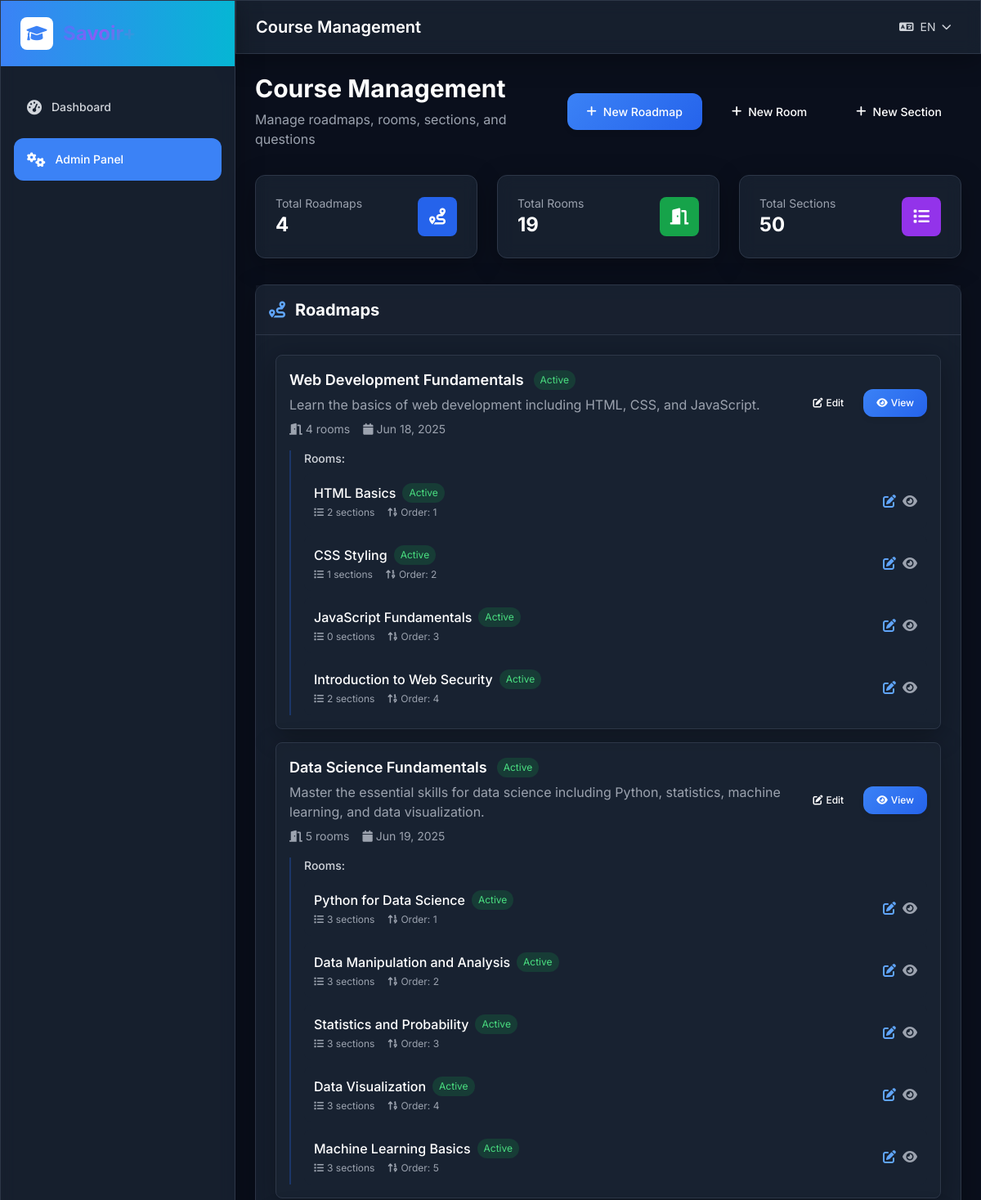
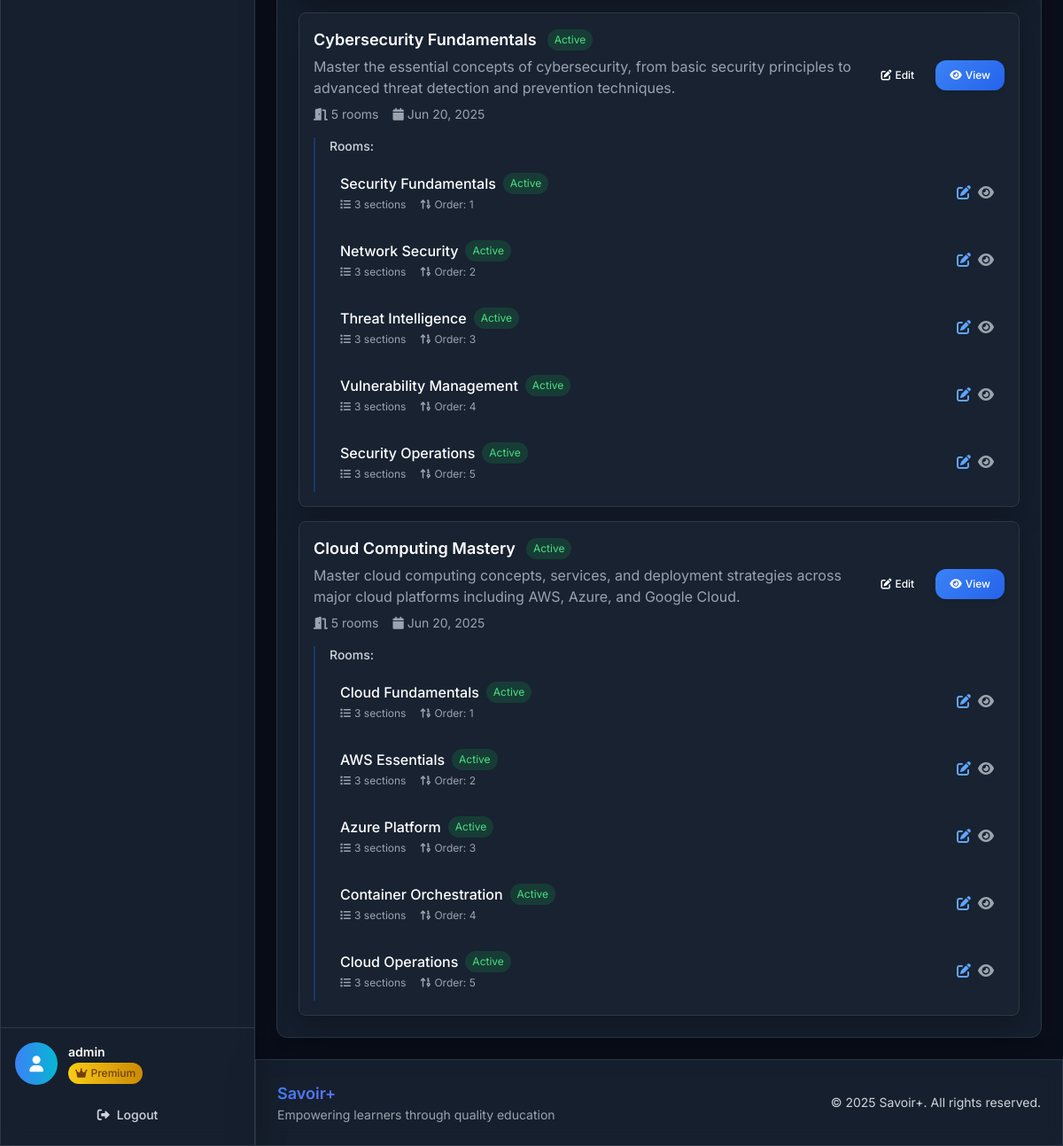
/manage/courses/ (signed in), run on an earlier commit of the app's database (2 pictures, top to bottom).
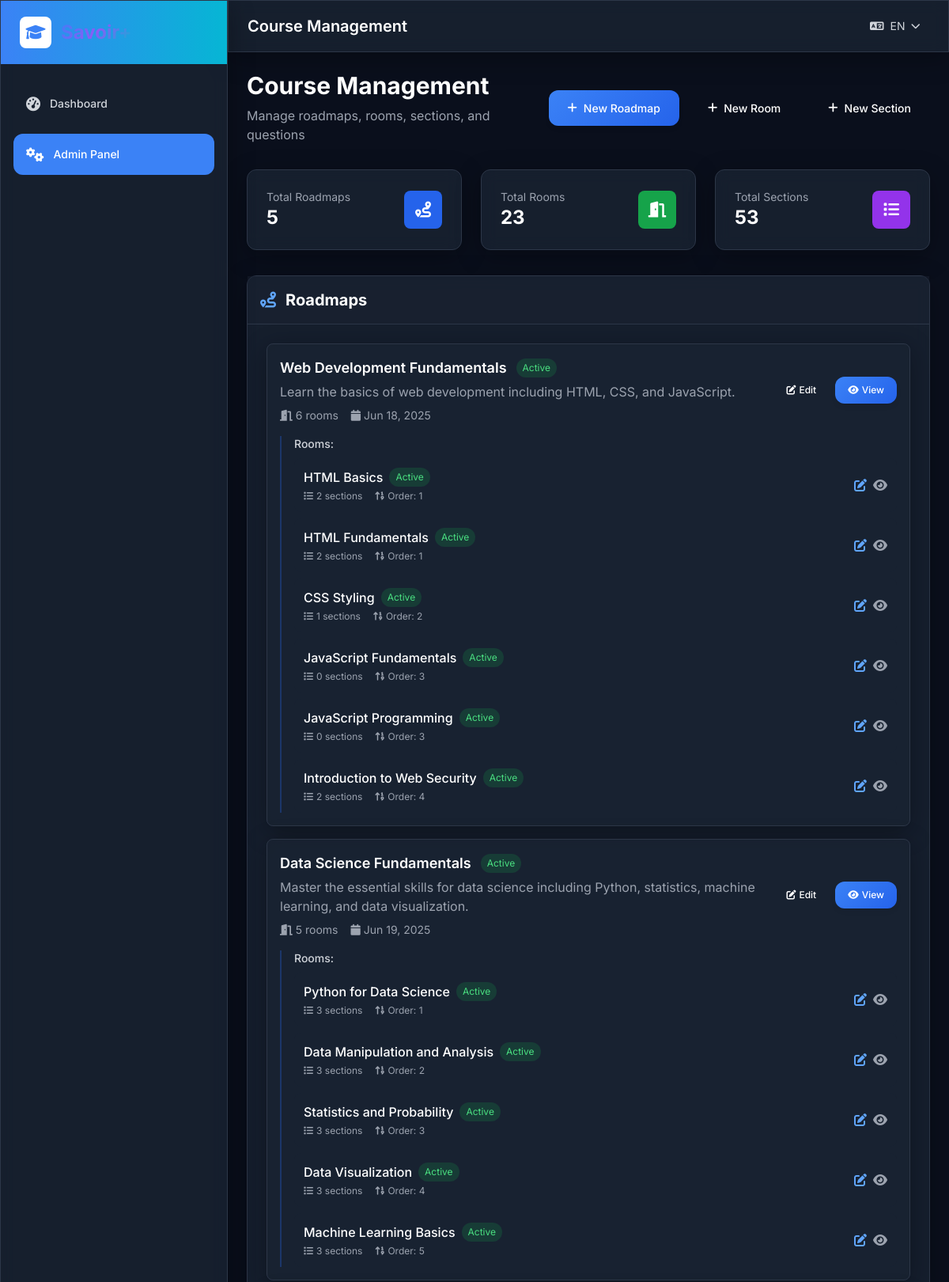
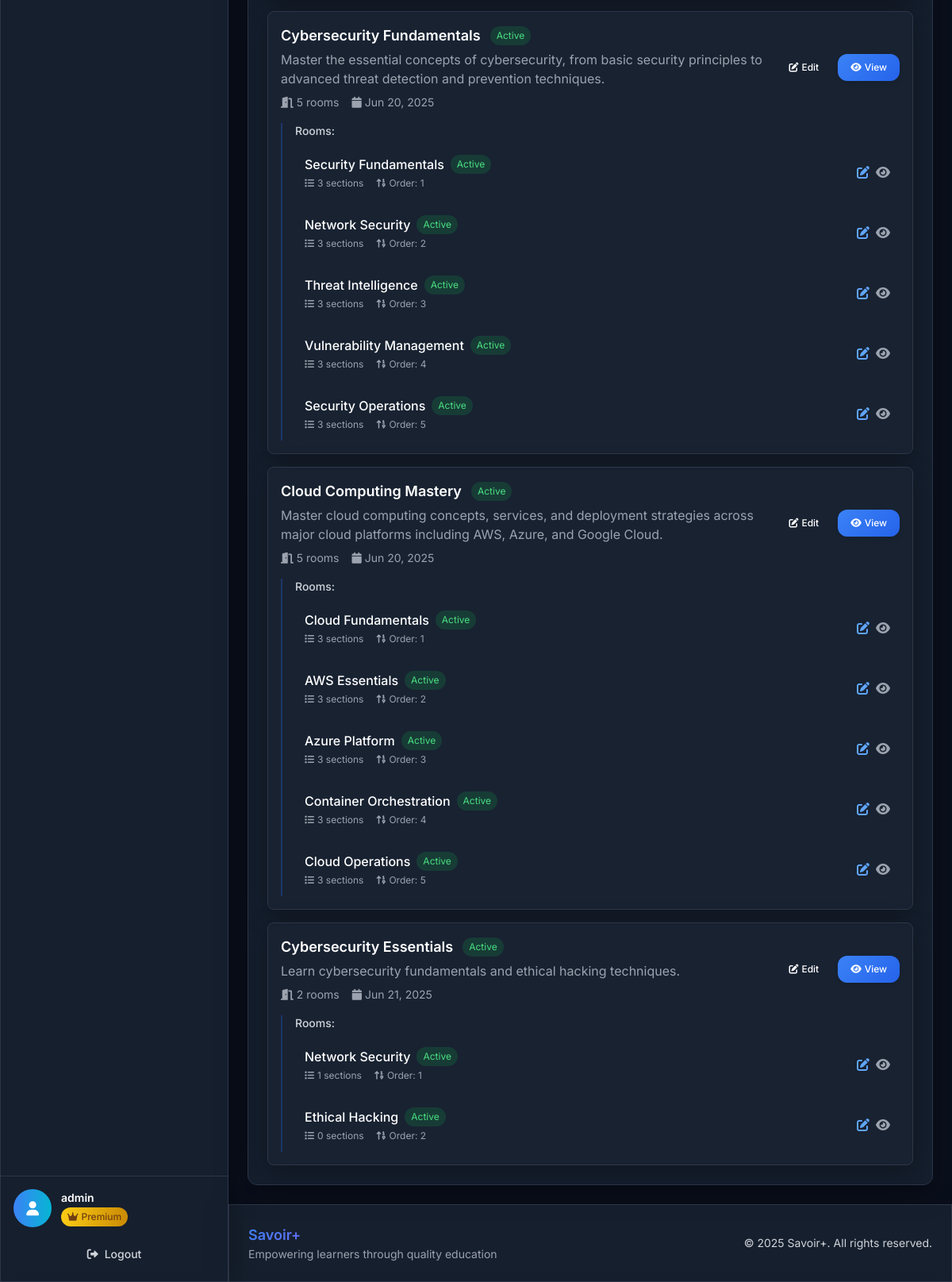
And on a later commit of the database (2 pictures, top to bottom).
### lms/models.py (models this page shows, shortened)
class Roadmap(models.Model):
    title = models.CharField(max_length=200, verbose_name=_('Title'))
    title_fr = models.CharField(max_length=200, blank=True, verbose_name=_('Title (French)'))
    description = models.TextField(verbose_name=_('Description'))
    description_fr = models.TextField(blank=True, verbose_name=_('Description (French)'))
    is_active = models.BooleanField(default=True, verbose_name=_('Is Active'))
    created_at = models.DateTimeField(auto_now_add=True)
    class Meta:
        verbose_name = _('Roadmap')
        verbose_name_plural = _('Roadmaps')

class Room(models.Model):
    title = models.CharField(max_length=200, verbose_name=_('Title'))
    title_fr = models.CharField(max_length=200, blank=True, verbose_name=_('Title (French)'))
    description = models.TextField(verbose_name=_('Description'))
    description_fr = models.TextField(blank=True, verbose_name=_('Description (French)'))
    roadmap = models.ForeignKey(Roadmap, on_delete=models.CASCADE, related_name='rooms', verbose_name=_('Roadmap'))
    prerequisite_room = models.ForeignKey('self', on_delete=models.SET_NULL, blank=True, null=True, verbose_name=_('Prerequisite Room'))
    order = models.PositiveIntegerField(default=0, verbose_name=_('Order'))
    is_active = models.BooleanField(default=True, verbose_name=_('Is Active'))
    created_at = models.DateTimeField(auto_now_add=True)
    class Meta:
        verbose_name = _('Room')
        verbose_name_plural = _('Rooms')
        ordering = ['roadmap', 'order']

### lms/views.py (the view)
# urls.py: path('manage/courses/', views.admin_course_management, name='admin_course_management'),
@staff_member_required
def admin_course_management(request):
    roadmaps = Roadmap.objects.all().prefetch_related('rooms__sections')
    rooms = Room.objects.all().select_related('roadmap').prefetch_related('sections')
    context = {
        'roadmaps': roadmaps,
        'rooms': rooms,
        'total_roadmaps': roadmaps.count(),
        'total_rooms': rooms.count(),
        'total_sections': Section.objects.count(),
    }
    return render(request, 'admin/course_management.html', context)

### lms/models.py (called while the page is built)
    def save(self, *args, **kwargs):
        if not self.trial_start_date:
            from django.utils import timezone
            self.trial_start_date = timezone.now()
        if not self.trial_end_date and self.trial_start_date:
            self.trial_end_date = self.trial_start_date + timedelta(days=15)
        super().save(*args, **kwargs)

### templates/admin/course_management.html (shortened to what the changed rows need)
{% extends 'base.html' %}
{% load i18n %}
{% block page_title %}Course Management{% endblock %}
{% block content %}
<div class="max-w-7xl mx-auto space-y-8">
    <div class="flex justify-between items-center">
        <div>
            <h1 class="text-3xl font-bold text-white">Course Management</h1>
        </div>
    </div>
    <div class="grid grid-cols-1 md:grid-cols-3 gap-6">
        <div class="glass rounded-xl p-6 border border-dark-border">
            <div class="flex items-center justify-between">
                <div>
                    <p class="text-gray-400 text-sm">Total Roadmaps</p>
                    <p class="text-2xl font-bold text-white">{{ total_roadmaps }}</p>
                </div>
            </div>
        </div>
        <div class="glass rounded-xl p-6 border border-dark-border">
            <div class="flex items-center justify-between">
                <div>
                    <p class="text-gray-400 text-sm">Total Rooms</p>
                    <p class="text-2xl font-bold text-white">{{ total_rooms }}</p>
                </div>
            </div>
        </div>
        <div class="glass rounded-xl p-6 border border-dark-border">
            <div class="flex items-center justify-between">
                <div>
                    <p class="text-gray-400 text-sm">Total Sections</p>
                    <p class="text-2xl font-bold text-white">{{ total_sections }}</p>
                </div>
            </div>
        </div>
    </div>
    <div class="glass rounded-xl border border-dark-border">
        <div class="bg-dark-card/50 p-4 border-b border-dark-border">
            <h2 class="text-xl font-bold text-white flex items-center">
                <i class="fas fa-route mr-3 text-blue-400"></i>Roadmaps
            </h2>
        </div>
        <div class="p-6">
            <div class="space-y-4">
                {% for roadmap in roadmaps %}
                <div class="glass rounded-lg p-4 border border-dark-border">
                    <div class="flex items-center justify-between">
                        <div class="flex-1">
                            <div class="flex items-center space-x-3">
                                <h3 class="text-lg font-semibold text-white">{{ roadmap.title }}</h3>
                                {% if roadmap.is_active %}
                                    <span class="px-2 py-1 bg-green-600/20 text-green-400 text-xs rounded-full">Active</span>
                                {% else %}
                                    <span class="px-2 py-1 bg-red-600/20 text-red-400 text-xs rounded-full">Inactive</span>
                                {% endif %}
                            </div>
                            <p class="text-gray-400 mt-1">{{ roadmap.description|truncatewords:20 }}</p>
                            <div class="flex items-center space-x-4 mt-2 text-sm text-gray-400">
                                <span><i class="fas fa-door-open mr-1"></i>{{ roadmap.rooms.count }} rooms</span>
                                <span><i class="fas fa-calendar mr-1"></i>{{ roadmap.created_at|date:"M d, Y" }}</span>
                            </div>
                        </div>
                        <div class="flex items-center space-x-2">
                            <a href="{% url 'admin_edit_roadmap' roadmap.id %}" class="btn btn-sm btn-secondary">
                                <i class="fas fa-edit mr-1"></i>Edit
                            </a>
                            <a href="{% url 'roadmap_detail' roadmap.id %}" class="btn btn-sm btn-primary">
                                <i class="fas fa-eye mr-1"></i>View
                            </a>
                        </div>
                    </div>
                    {% if roadmap.rooms.all %}
                    <div class="mt-4 pl-4 border-l-2 border-blue-600/30">
                        <h4 class="text-sm font-medium text-gray-300 mb-2">Rooms:</h4>
                        <div class="space-y-2">
                            {% for room in roadmap.rooms.all %}
                            <div class="flex items-center justify-between bg-dark-card/30 rounded-lg p-3">
                                <div class="flex-1">
                                    <div class="flex items-center space-x-2">
                                        <span class="text-white font-medium">{{ room.title }}</span>
                                        {% if room.is_active %}
                                            <span class="px-2 py-1 bg-green-600/20 text-green-400 text-xs rounded-full">Active</span>
                                        {% else %}
                                            <span class="px-2 py-1 bg-red-600/20 text-red-400 text-xs rounded-full">Inactive</span>
                                        {% endif %}
                                    </div>
                                    <div class="flex items-center space-x-4 mt-1 text-xs text-gray-400">
                                        <span><i class="fas fa-list mr-1"></i>{{ room.sections.count }} sections</span>
                                        <span><i class="fas fa-sort-numeric-up mr-1"></i>Order: {{ room.order }}</span>
                                    </div>
                                </div>
                                <div class="flex items-center space-x-2">
                                    <a href="{% url 'admin_edit_room' room.id %}" class="text-blue-400 hover:text-blue-300">
                                        <i class="fas fa-edit"></i>
                                    </a>
                                    <a href="{% url 'room_detail' room.id %}" class="text-gray-400 hover:text-white">
                                        <i class="fas fa-eye"></i>
                                    </a>
                                </div>
                            </div>
                            {% endfor %}
                        </div>
                    </div>
                    {% endif %}
                </div>
                {% endfor %}
            </div>
        </div>
    </div>
</div>
{% endblock %}

What changed in the data, as far as the page shows it:
computed for Roadmap "Web Development Fundamentals": rooms.count "4" → "6"
added Room: title "HTML Fundamentals", is_active "Active", sections.count "2", order "1", shown under Roadmap "Web Development Fundamentals"
added Room: title "JavaScript Programming", is_active "Active", sections.count "0", order "3", shown under Roadmap "Web Development Fundamentals"
added Roadmap: title "Cybersecurity Essentials", is_active "Active", description "Learn cybersecurity fundamentals and ethical hacking techniques.", rooms.count "2", created_at "Jun 21, 2025"
added Room: title "Network Security", is_active "Active", sections.count "1", order "1", shown under "Cybersecurity Essentials"
added Room: title "Ethical Hacking", is_active "Active", sections.count "0", order "2", shown under "Cybersecurity Essentials"
Also different on the page:
{{ total_roadmaps }}: "4" → "5"
{{ total_rooms }}: "19" → "23"
{{ total_sections }}: "50" → "53"
